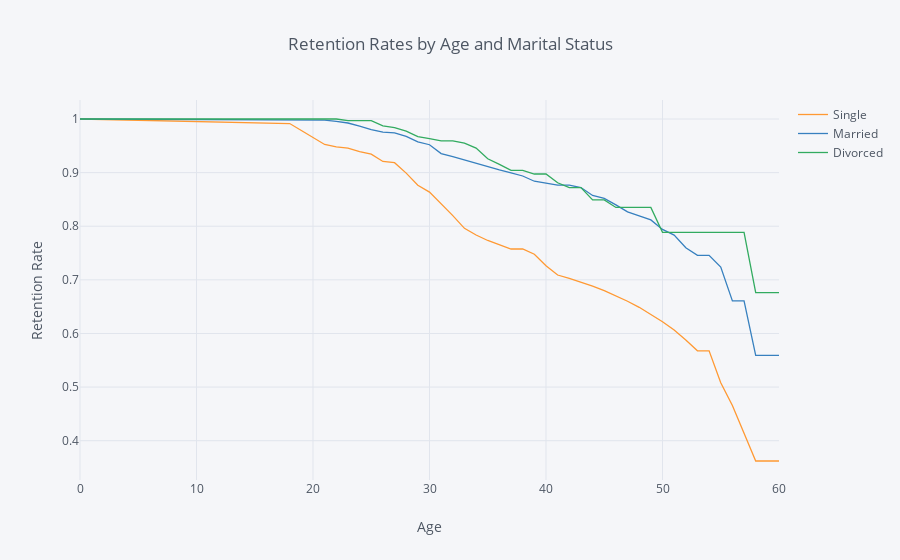

Notebook code cell kept with this figure:
### Markdown cell above
## 5. Let's also look at the marital status curves by employee age. Generate and plot the survival curves showing retention rates by marital status and age.

### Code cell
rates = survival(data, 'MaritalStatus', 'Age', 'Attrition')

rates.iplot(kind='line', xTitle='Age', yTitle='Retention Rate',
            title='Retention Rates by Age and Marital Status')

### Figure 1 — Plotly figure (JSON) as saved in the notebook; plotly's stock layout.template omitted (floating-point values rounded to 4 significant figures)
{"data": [{"line": {"color": "rgba(255, 153, 51, 1.0)", "dash": "solid", "shape": "linear", "width": 1.3}, "mode": "lines", "name": "Single", "text": "", "type": "scatter", "uid": "b4c8ad87-bb2f-40f5-8294-83c20139fc41", "x": [0, 18, 19, 20, 21, 22, 23, 24, 25, 26, 27, 28, 29, 30, 31, 32, 33, 34, 35, 36, 37, 38, 39, 40, 41, 42, 43, 44, 45, 46, 47, 48, 49, 50, 51, 52, 53, 54, 55, 56, 57, 58, 59, 60], "y": [1, 0.9915, 0.9786, 0.9657, 0.9525, 0.9481, 0.9459, 0.9391, 0.9346, 0.9208, 0.9185, 0.899, 0.8765, 0.8636, 0.8421, 0.8198, 0.7961, 0.7837, 0.7734, 0.7659, 0.7575, 0.7575, 0.7477, 0.7263, 0.709, 0.7027, 0.6957, 0.6882, 0.6799, 0.6705, 0.6601, 0.6488, 0.636, 0.6219, 0.6064, 0.588, 0.5677, 0.5677, 0.508, 0.4656, 0.4139, 0.3622, 0.3622, 0.3622]}, {"line": {"color": "rgba(55, 128, 191, 1.0)", "dash": "solid", "shape": "linear", "width": 1.3}, "mode": "lines", "name": "Married", "text": "", "type": "scatter", "uid": "b05aeeac-1571-4694-831f-aa62f9cc5834", "x": [0, 18, 19, 20, 21, 22, 23, 24, 25, 26, 27, 28, 29, 30, 31, 32, 33, 34, 35, 36, 37, 38, 39, 40, 41, 42, 43, 44, 45, 46, 47, 48, 49, 50, 51, 52, 53, 54, 55, 56, 57, 58, 59, 60], "y": [1, 0.9978, 0.9978, 0.9978, 0.9978, 0.9955, 0.9925, 0.9865, 0.9804, 0.9757, 0.9741, 0.9675, 0.9573, 0.952, 0.9355, 0.9297, 0.9235, 0.9171, 0.9103, 0.9052, 0.8996, 0.8937, 0.884, 0.8805, 0.8766, 0.8766, 0.8721, 0.8574, 0.8521, 0.8399, 0.8267, 0.8195, 0.8118, 0.7941, 0.7835, 0.7598, 0.7457, 0.7457, 0.7238, 0.6608, 0.6608, 0.5592, 0.5592, 0.5592]}, {"line": {"color": "rgba(50, 171, 96, 1.0)", "dash": "solid", "shape": "linear", "width": 1.3}, "mode": "lines", "name": "Divorced", "text": "", "type": "scatter", "uid": "1f0993ce-8c72-483a-b4f2-3a25d4f87cd2", "x": [0, 18, 19, 20, 21, 22, 23, 24, 25, 26, 27, 28, 29, 30, 31, 32, 33, 34, 35, 36, 37, 38, 39, 40, 41, 42, 43, 44, 45, 46, 47, 48, 49, 50, 51, 52, 53, 54, 55, 56, 57, 58, 59, 60], "y": [1, 1, 1, 1, 1, 1, 0.9969, 0.9969, 0.9969, 0.9873, 0.9841, 0.9774, 0.967, 0.9633, 0.9594, 0.9594, 0.955, 0.9458, 0.9258, 0.9153, 0.9041, 0.9041, 0.8974, 0.8974, 0.8811, 0.8719, 0.8719, 0.849, 0.849, 0.8351, 0.8351, 0.8351, 0.8351, 0.7887, 0.7887, 0.7887, 0.7887, 0.7887, 0.7887, 0.7887, 0.7887, 0.676, 0.676, 0.676]}], "layout": {"legend": {"bgcolor": "#F5F6F9", "font": {"color": "#4D5663"}}, "paper_bgcolor": "#F5F6F9", "plot_bgcolor": "#F5F6F9", "title": {"font": {"color": "#4D5663"}, "text": "Retention Rates by Age and Marital Status"}, "xaxis": {"gridcolor": "#E1E5ED", "showgrid": true, "tickfont": {"color": "#4D5663"}, "title": {"font": {"color": "#4D5663"}, "text": "Age"}, "zerolinecolor": "#E1E5ED"}, "yaxis": {"gridcolor": "#E1E5ED", "showgrid": true, "tickfont": {"color": "#4D5663"}, "title": {"font": {"color": "#4D5663"}, "text": "Retention Rate"}, "zerolinecolor": "#E1E5ED"}}}
